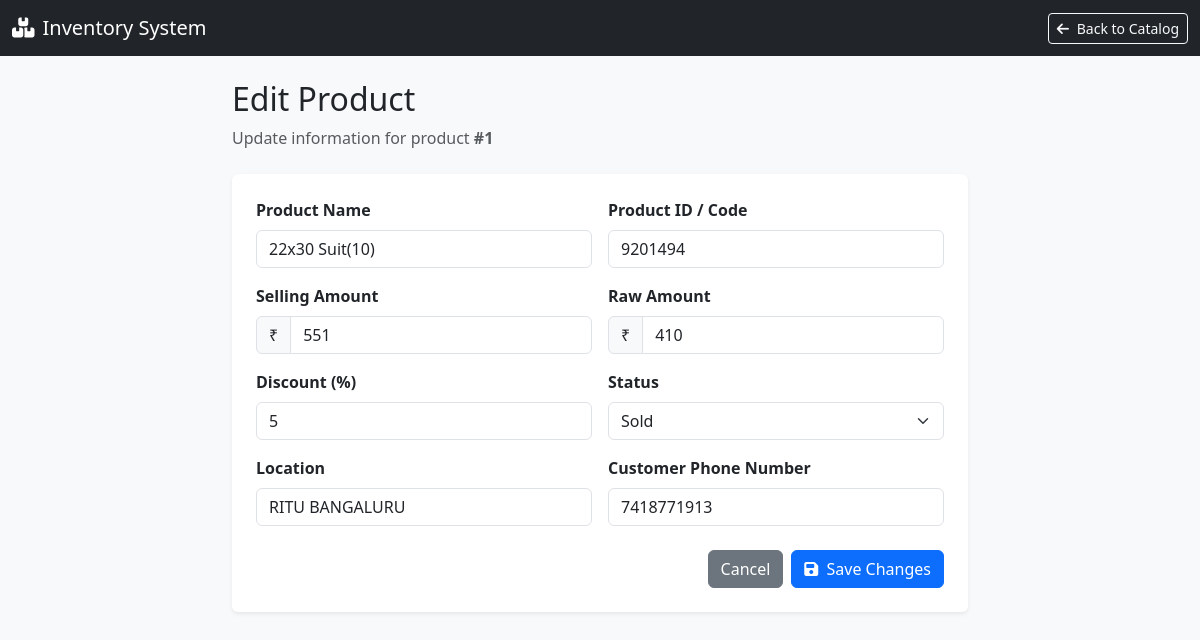
Page /edit_product/1 (signed in) on the earlier database version.
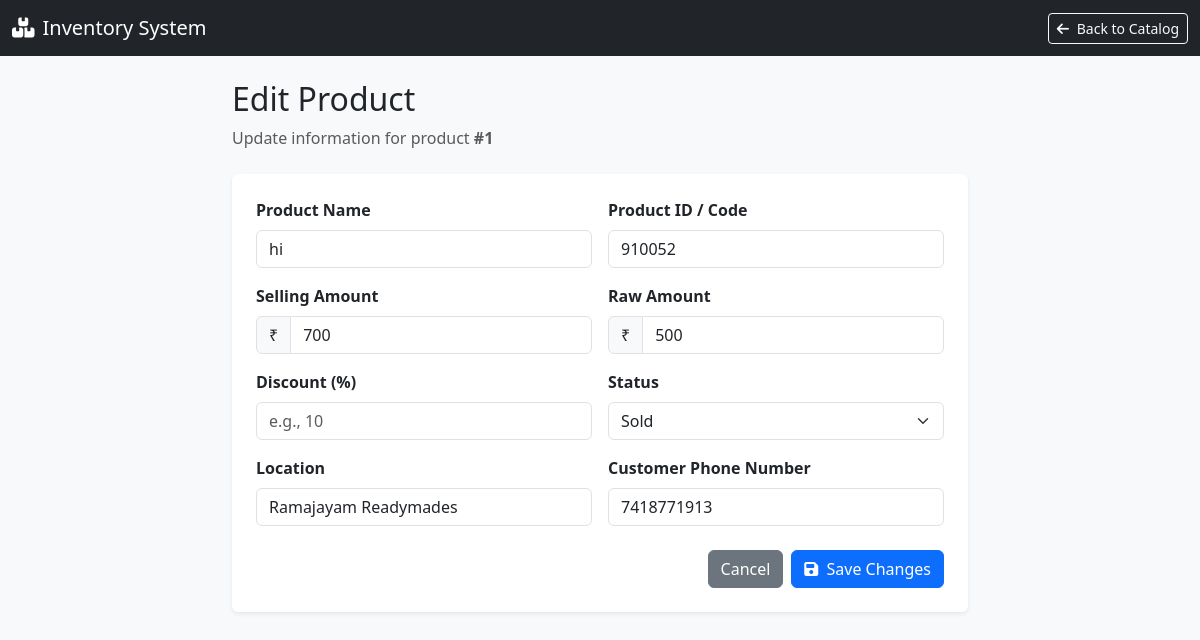
Same page on the later database version.
### models.py (models this page shows, shortened)
class Product(db.Model) :
    id = db.Column(db.Integer,primary_key=True)
    billing_id = db.Column(db.Integer, db.ForeignKey('billing.id'), nullable=True)
    product_name = db.Column(db.String(100))
    product_id = db.Column(db.String(100), nullable=True)
    product_selling_amount = db.Column(db.Integer)
    product_raw_amount = db.Column(db.Integer,nullable=True)
    backup_product_selling_amount = db.Column(db.Integer, nullable=True,default=None)  # New field to store the original selling amount for discount restoration
    backup_product_raw_amount = db.Column(db.Integer, default=None,nullable=True)  # New field to store the original raw amount for discount restoration
    discount = db.Column(db.Integer,nullable=True)
    product_location = db.Column(db.String(100),nullable=True,default=None)
    product_entry_date = db.Column(db.String(100),nullable=True)
    product_exit_date = db.Column(db.DateTime, default=None,nullable=True)
    customer_phone_number = db.Column(db.String(10), db.ForeignKey('customer.customer_phone_number'), default=None, nullable=True)
    status = db.Column(db.String(20), default='active')  # active, sold, expired, etc.

### app.py (the view, shortened to what this page needs)
@app.route('/edit_product/<int:id>', methods=['GET', 'POST'])
@login_required
def edit_product(id):
    product = Product.query.get_or_404(id)
    return render_template('edit_product.html', product=product)

### app.py (called while the page is built)
@login_manager.user_loader
def load_user(user_id):
    uid = int(user_id)
    shop_dealer = db.session.get(ShopDealer,uid)
    if shop_dealer:
        return shop_dealer
    return None

### templates/edit_product.html (shortened to what this page needs)
<!DOCTYPE html>
<html lang="en">
<head>
    <link href="https://cdn.jsdelivr.net/npm/bootstrap@5.3.0/dist/css/bootstrap.min.css" rel="stylesheet">
    <link href="https://cdnjs.cloudflare.com/ajax/libs/font-awesome/6.4.0/css/all.min.css" rel="stylesheet">
</head>
<body>
    <nav class="navbar navbar-expand-lg navbar-dark bg-dark mb-4">
        <div class="container-fluid">
            <a class="navbar-brand" href="/product_page"><i class="fas fa-boxes-stacked me-2"></i>Inventory System</a>
            <div class="d-flex">
                <a href="/product_page" class="btn btn-outline-light btn-sm"><i class="fas fa-arrow-left me-1"></i> Back to Catalog</a>
            </div>
        </div>
    </nav>
    <div class="container my-4">
        <div class="row justify-content-center">
            <div class="col-lg-8 col-md-10">
                <div class="d-flex justify-content-between align-items-center mb-4">
                    <div>
                        <h2>Edit Product</h2>
                        <p class="text-muted mb-0">Update information for product <strong>#{{ product.id }}</strong></p>
                    </div>
                </div>
                <div class="card p-4">
                    <form method="POST">
                        <div class="row g-3">
                            <div class="col-md-6">
                                <label for="product_name" class="form-label fw-bold">Product Name</label>
                                <input type="text" class="form-control" id="product_name" name="product_name" value="{{ product.product_name }}" required>
                            </div>
                            <div class="col-md-6">
                                <label for="product_id" class="form-label fw-bold">Product ID / Code</label>
                                <input type="text" class="form-control" id="product_id" name="product_id" value="{{ product.product_id or '' }}">
                            </div>
                            <div class="col-md-6">
                                <label for="product_selling_amount" class="form-label fw-bold">Selling Amount</label>
                                <div class="input-group">
                                    <span class="input-group-text">₹</span>
                                    <input type="number" class="form-control" id="product_selling_amount" name="product_selling_amount" value="{{ product.product_selling_amount }}" required>
                                </div>
                            </div>
                            <div class="col-md-6">
                                <label for="product_raw_amount" class="form-label fw-bold">Raw Amount</label>
                                <div class="input-group">
                                    <span class="input-group-text">₹</span>
                                    <input type="number" class="form-control" id="product_raw_amount" name="product_raw_amount" value="{{ product.product_raw_amount or '' }}">
                                </div>
                            </div>
                            <div class="col-md-6">
                                <label for="discount" class="form-label fw-bold">Discount (%)</label>
                                <input type="number" class="form-control" id="discount" name="discount" value="{{ product.discount or '' }}" placeholder="e.g., 10">
                            </div>
                            <div class="col-md-6">
                                <label for="status" class="form-label fw-bold">Status</label>
                                <select class="form-select" id="status" name="status">
                                    <option value="sold" {% if product.status == 'sold' %}selected{% endif %}>Sold</option>
                                </select>
                            </div>
                            <div class="col-md-6">
                                <label for="product_location" class="form-label fw-bold">Location</label>
                                <input type="text" class="form-control" id="product_location" name="product_location" value="{{ product.product_location or '' }}">
                            </div>
                            <div class="col-md-6">
                                <label for="customer_phone_number" class="form-label fw-bold">Customer Phone Number</label>
                                <input type="text" class="form-control" id="customer_phone_number" name="customer_phone_number" value="{{ product.customer_phone_number or '' }}" maxlength="10">
                            </div>
                            <div class="col-12 mt-4 d-flex justify-content-end gap-2">
                                <a href="/product_page" class="btn btn-secondary">Cancel</a>
                                <button type="submit" class="btn btn-primary"><i class="fas fa-save me-1"></i> Save Changes</button>
                            </div>
                        </div>
                    </form>
                </div>
            </div>
        </div>
    </div>
</body>
</html>

### templates/edit_product.html (style rules this page uses)
body { background-color: #f8f9fa; }
.card { border: none; box-shadow: 0 0.125rem 0.25rem rgba(0, 0, 0, 0.075); }

Differences in the rows shown:
changed Product "Sold": product_name "22x30 Suit(10)" → "hi"; product_id "9201494" → "910052"; product_selling_amount "551" → "700"; product_raw_amount "410" → "500"; product_location "RITU BANGALURU" → "Ramajayam Readymades"; discount "5" → (not shown)
